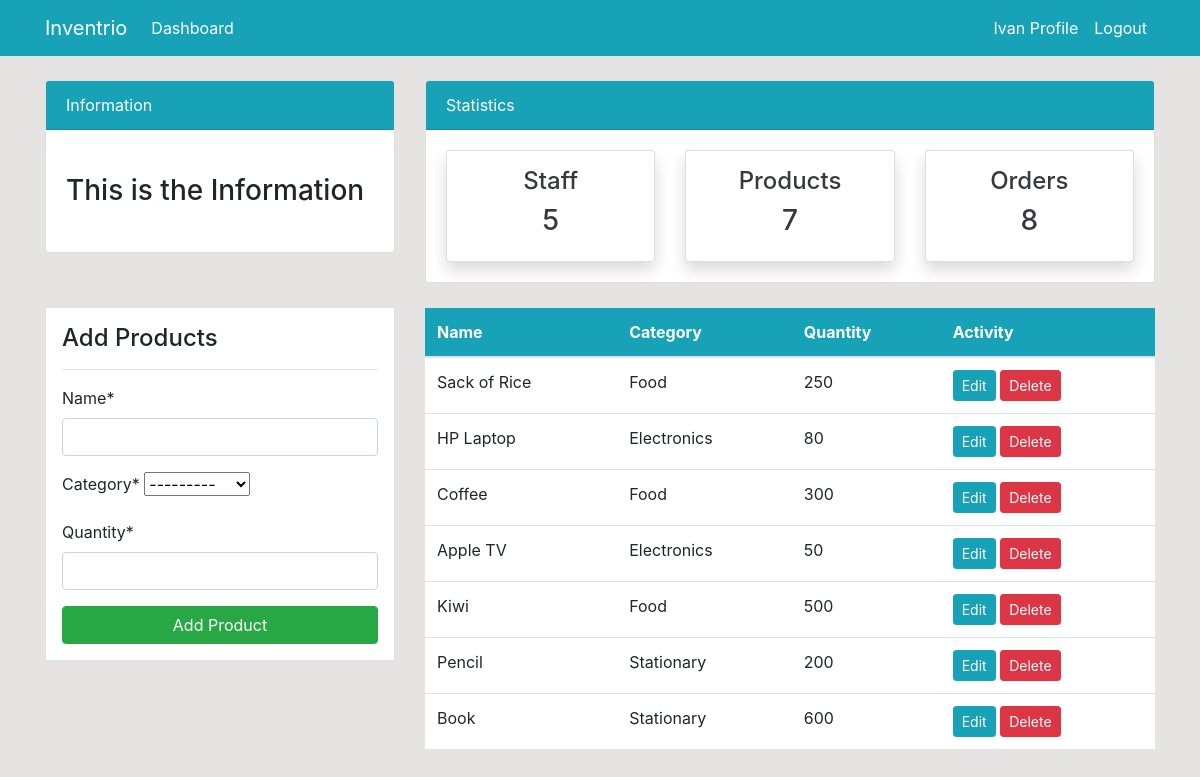
The app's page /product/ (signed in) with its own data.
### dashboard/models.py (models this page shows, shortened)
class Product(models.Model):
    name = models.CharField(max_length=100, null=True)
    category = models.CharField(max_length=20, choices=CATEGORY, null=True)
    quantity = models.PositiveIntegerField(null=True)
    class Meta:
        verbose_name_plural = 'Product'

### dashboard/views.py (the view)
# urls.py: path('product/', views.product, name='dashboard-product'),
@login_required
def product(request):
    items = Product.objects.all()  # Using ORM
    workers_count = User.objects.all().count()
    orders_count = Order.objects.all().count()
    products_count = items.count()
    if request.method == 'POST':
        form = ProductForm(request.POST)
        if form.is_valid():
            form.save()
            product_name = form.cleaned_data.get('name')
            messages.success(request, f'{product_name} has been added')
            return redirect('dashboard-product')
    else:
        form = ProductForm()
    context = {
        'items': items,
        'form': form,
        'workers_count': workers_count,
        'orders_count': orders_count,
        'products_count': products_count,
    }
    return render(request, 'dashboard/product.html', context)

### dashboard/forms.py
class ProductForm(forms.ModelForm):
    class Meta:
        model = Product
        fields = ['name', 'category', 'quantity']

### templates/dashboard/product.html (shortened to what this page needs)
{% extends 'partials/base.html' %}
{% load crispy_forms_tags %}
{% block content %}
{% include 'partials/topnav.html' %}
<div class="container">
    <div class="row my-4">
        <div class="col-md-4">
            <div class="border bg-white p-3">
                <h4>Add Products</h4>
                <hr>
                <form method="POST">
                    {{ form|crispy }}
                    <input class="btn btn-success btn-block" type="submit" value="Add Product">
                </form>
            </div>
        </div>
        <div class="col-md-8">
            <table class="table bg-white">
                <thead class="bg-info">
                    <tr class="text-white">
                        <th scope="col">Name</th>
                        <th scope="col">Category</th>
                        <th scope="col">Quantity</th>
                        <th scope="col">Activity</th>
                    </tr>
                </thead>
                <tbody>
                    {% for item in items %}
                    <tr>
                        <td>{{ item.name}}</td>
                        <td>{{ item.category}}</td>
                        <td>{{item.quantity}}</td>
                        <td>
                            <a class="btn btn-info btn-sm" href="{% url 'dashboard-product-update' item.id %}">Edit</a>
                            <a class="btn btn-danger btn-sm"
                                href="{% url 'dashboard-product-delete' item.id %}">Delete</a>
                        </td>
                    </tr>
                    {% endfor %}
                </tbody>
            </table>
        </div>
    </div>
</div>
{% endblock %}

### templates/partials/base.html (shortened to what this page needs)
{% load static %}
<!doctype html>
<html lang="en">
<head>
    <link rel="stylesheet" href="https://cdn.jsdelivr.net/npm/bootstrap@4.6.2/dist/css/bootstrap.min.css"
>
    <link rel="stylesheet" href="{% static '/style.css' %}">
</head>
<body>
    {% include 'partials/nav.html' %}
    {% block content %}
    {% endblock %}
</body>
</html>

### templates/partials/nav.html (shortened to what this page needs)
<nav class="navbar navbar-expand-lg navbar-info bg-info">
    {% if user.is_authenticated %}
    <div class="container">
        <a class="navbar-brand text-white" href="{% url 'dashboard-index' %}">Inventrio</a>
        <div class="collapse navbar-collapse" id="navbarSupportedContent">
            <ul class="navbar-nav mr-auto">
                <li class="nav-item active">
                    <a class="nav-link text-white" href="{% url 'dashboard-index' %}">Dashboard </a>
                </li>
            </ul>
            <ul class="navbar-nav ml-auto">
                <li class="nav-item active">
                    <a class="nav-link text-white" href="{% url 'user-profile' %}">{{user.username}} Profile </a>
                </li>
                <li class="nav-item">
                    <a class="nav-link text-white" href="{% url 'user-logout' %}">Logout</a>
                </li>
            </ul>
            {% endif %}
        </div>
    </div>
</nav>

### templates/partials/topnav.html (shortened to what this page needs)
<div class="container">
    <div class="row mt-4">
        <div class="col-md-4">
            <div class="card">
                <div class="card-header bg-info text-white">
                    Information
                </div>
                <div class="card-body">
                    <marquee behavior="" direction="">
                        <h3 class="my-4">This is the Information</h3>
                    </marquee>
                </div>
            </div>
        </div>
        <div class="col-md-8">
            <div class="card">
                <div class="card-header bg-info text-white">
                    Statistics
                </div>
                <div class="card-body">
                    <div class="row">
                        <div class="col-md-4">
                            <a class="text-decoration-none text-dark" href="{% url 'dashboard-staff' %}">
                                <div class="card my-card shadow text-center p-3">
                                    <h4>Staff </h4>
                                    <h3>{{ workers_count }}</h3>
                                </div>
                            </a>
                        </div>
                        <div class="col-md-4">
                            <a class="text-decoration-none text-dark" href="{% url 'dashboard-product' %}">
                                <div class="card my-card shadow text-center p-3">
                                    <h4>Products </h4>
                                    <h3>{{ products_count }}</h3>
                                </div>
                            </a>
                        </div>
                        <div class="col-md-4">
                            <a class="text-decoration-none text-dark" href="{% url 'dashboard-order' %}">
                                <div class="card my-card shadow text-center p-3">
                                    <h4>Orders </h4>
                                    <h3>{{ orders_count }}</h3>
                                </div>
                            </a>
                        </div>
                    </div>
                </div>
            </div>
        </div>
    </div>
</div>

### static/style.css (style rules this page uses)
body { background: rgb(230, 227, 227); }

### records on screen
Product: name "Sack of Rice", category "Food", quantity "250"
Product: name "HP Laptop", category "Electronics", quantity "80"
Product: name "Coffee", category "Food", quantity "300"
Product: name "Apple TV", category "Electronics", quantity "50"
Product: name "Kiwi", category "Food", quantity "500"
Product: name "Pencil", category "Stationary", quantity "200"
Product: name "Book", category "Stationary", quantity "600"

### other values on screen
{{ user.username }} "Ivan"
{{ workers_count }} "5"
{{ products_count }} "7"
{{ orders_count }} "8"
